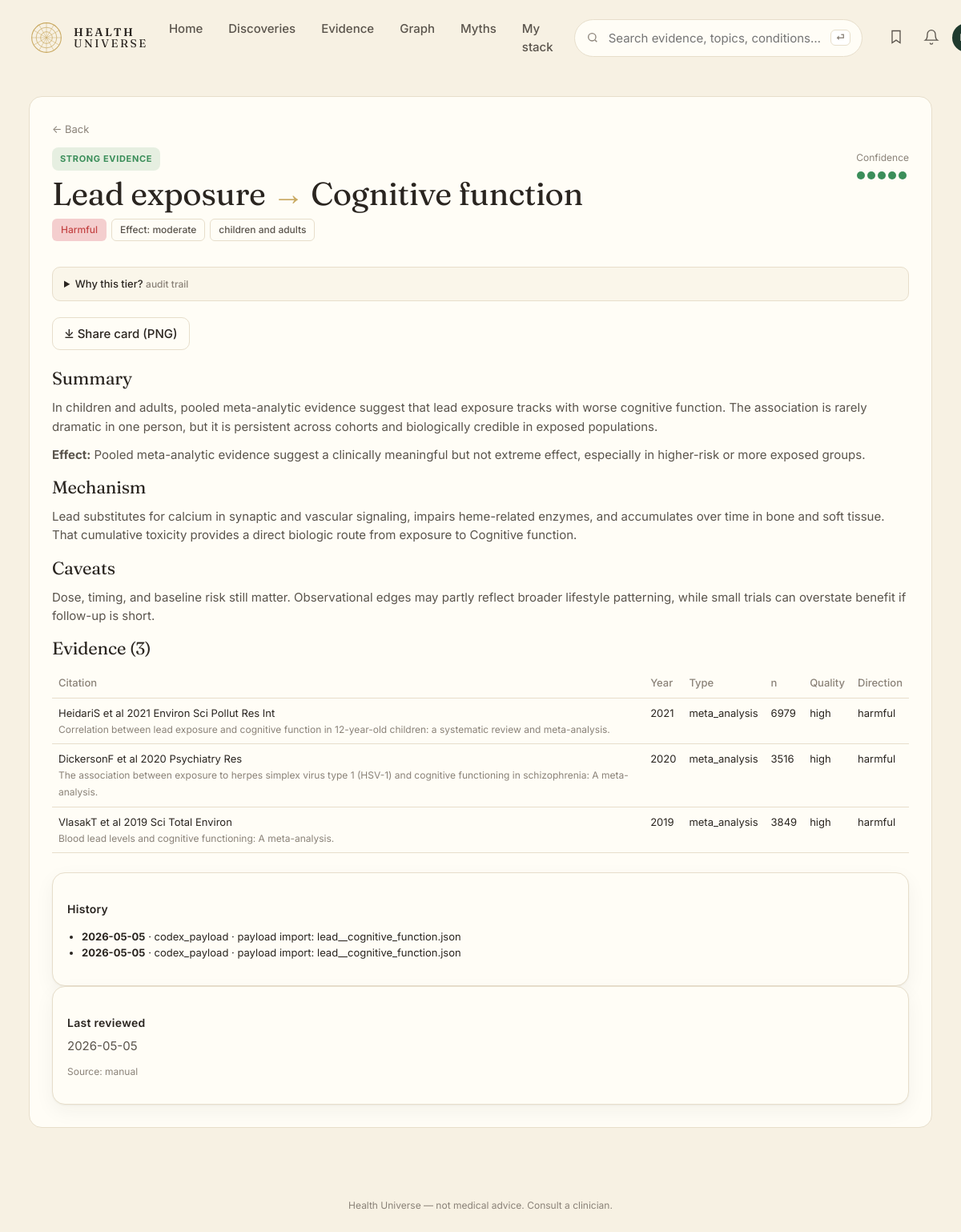
The app's page /edge/387, older data.
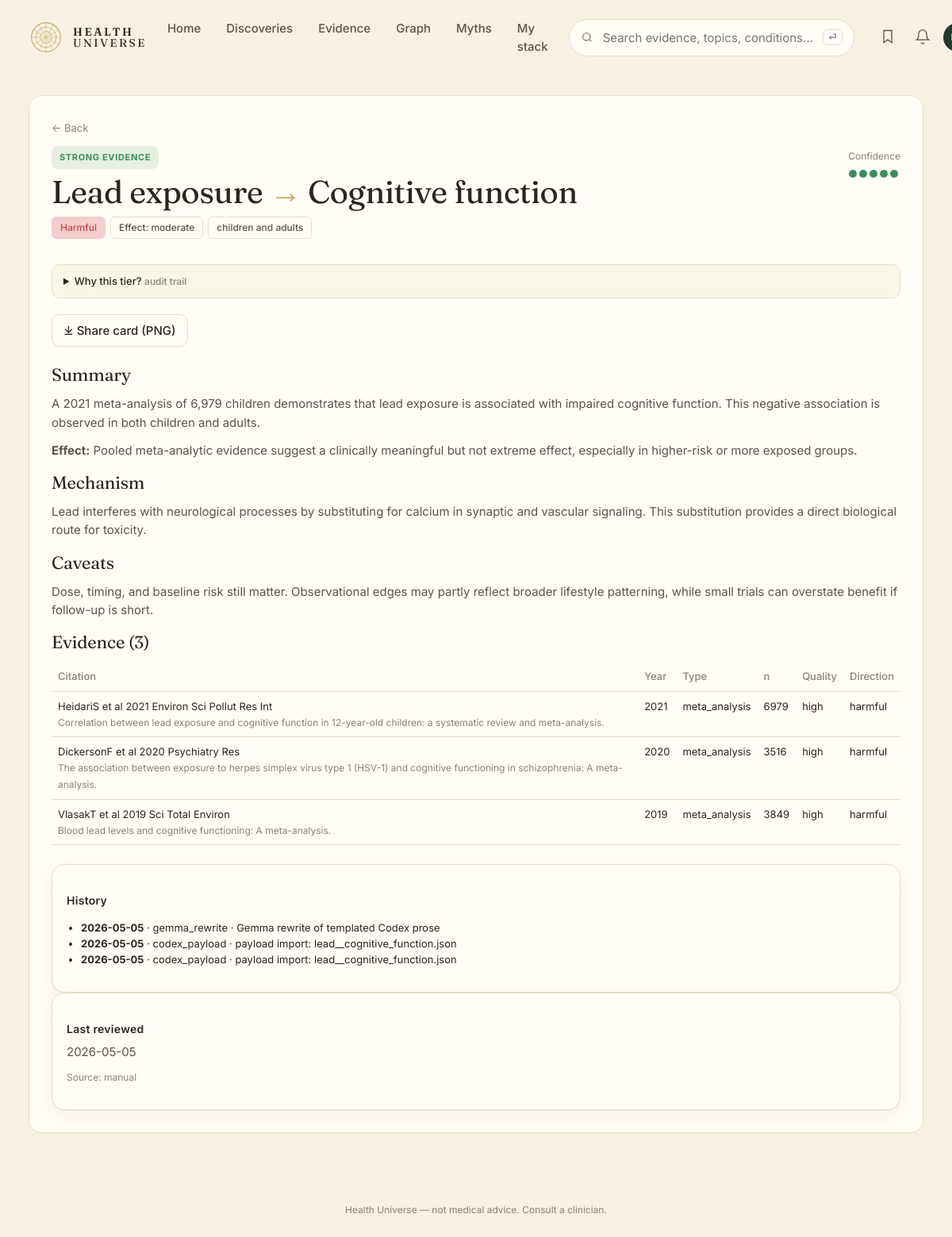
The same page, newer data.
### tables this page shows
CREATE TABLE edge (
    id              INTEGER PRIMARY KEY,
    factor_id       INTEGER NOT NULL REFERENCES entity(id),
    outcome_id      INTEGER NOT NULL REFERENCES entity(id),
    direction       TEXT NOT NULL CHECK (direction IN (
                      'protective','harmful','neutral','u_shaped','mixed')),
    tier            TEXT NOT NULL CHECK (tier IN ('A','B','C','D','X','deprecated')),
    effect_size     TEXT,         -- qualitative: trivial/small/moderate/large
    effect_quant    TEXT,         -- e.g. "RR 0.82 (0.74-0.91)"
    population      TEXT,         -- e.g. "adults>50; ApoE4 carriers"
    mechanism       TEXT,         -- 1-paragraph plain English
    summary         TEXT,         -- card body copy
    caveats         TEXT,
    seed_source     TEXT NOT NULL CHECK (seed_source IN ('claude_seed','gemma_daily','manual')),
    created_at      TEXT NOT NULL DEFAULT (datetime('now')),
    updated_at      TEXT NOT NULL DEFAULT (datetime('now')),
    last_reviewed   TEXT NOT NULL DEFAULT (datetime('now')), embedding BLOB, embedded_at TEXT,
    UNIQUE(factor_id, outcome_id, population)
);

CREATE TABLE entity (
    id            INTEGER PRIMARY KEY,
    slug          TEXT NOT NULL UNIQUE,
    name          TEXT NOT NULL,
    kind          TEXT NOT NULL CHECK (kind IN (
                    'food','nutrient','supplement','drug','activity',
                    'behavior','environmental','pathogen','gene',
                    'biomarker','condition','process')),
    aliases       TEXT,           -- JSON array
    description   TEXT,
    created_at    TEXT NOT NULL DEFAULT (datetime('now')),
    updated_at    TEXT NOT NULL DEFAULT (datetime('now'))
, embedding BLOB, embedded_at TEXT);

CREATE TABLE evidence (
    id            INTEGER PRIMARY KEY,
    edge_id       INTEGER NOT NULL REFERENCES edge(id) ON DELETE CASCADE,
    citation      TEXT NOT NULL,
    url           TEXT,
    doi           TEXT,
    pmid          TEXT,
    year          INTEGER,
    study_type    TEXT CHECK (study_type IN (
                    'meta_analysis','systematic_review','rct','cohort',
                    'case_control','cross_sectional','mechanistic',
                    'animal','case_report','expert_opinion')),
    n_participants INTEGER,
    direction     TEXT,           -- direction this study supports
    quality       TEXT CHECK (quality IN ('high','moderate','low','very_low')),
    notes         TEXT,
    source_id     INTEGER REFERENCES source(id),
    created_at    TEXT NOT NULL DEFAULT (datetime('now'))
);

CREATE TABLE edge_history (
    id          INTEGER PRIMARY KEY,
    edge_id     INTEGER NOT NULL REFERENCES edge(id) ON DELETE CASCADE,
    changed_at  TEXT NOT NULL DEFAULT (datetime('now')),
    field       TEXT NOT NULL,
    old_value   TEXT,
    new_value   TEXT,
    reason      TEXT,
    actor       TEXT             -- 'claude_seed','gemma_daily','claude_adjudicator','human'
);

### web/app.py (the view)
@app.get("/edge/{edge_id}", response_class=HTMLResponse)
def edge_detail(request: Request, edge_id: int):
    with connect() as conn:
        e = conn.execute("""
            SELECT e.*, f.slug AS f_slug, f.name AS f_name, f.kind AS f_kind,
                   o.slug AS o_slug, o.name AS o_name, o.kind AS o_kind
            FROM edge e
            JOIN entity f ON f.id = e.factor_id
            JOIN entity o ON o.id = e.outcome_id
            WHERE e.id = ?""", (edge_id,)).fetchone()
        if not e:
            return HTMLResponse("Not found", status_code=404)
        evidence = conn.execute(
            "SELECT * FROM evidence WHERE edge_id = ? ORDER BY year DESC",
            (edge_id,)).fetchall()
        history = conn.execute(
            "SELECT * FROM edge_history WHERE edge_id = ? ORDER BY changed_at DESC",
            (edge_id,)).fetchall()
    return render(request, "edge.html", {
        "e": dict(e),
        "evidence": [dict(r) for r in evidence],
        "history": [dict(r) for r in history],
    })

### web/templates/edge.html (shortened to what this page needs)
{% extends "base.html" %}
{% block content %}
<section class="edge-page">
  <a class="back" href="/">← Back</a>
  <div class="edge-head">
    <div>
      <span class="pill tier-{{ e.tier }}">{{ TIER_LABEL[e.tier] | upper }}</span>
      <h1>{{ e.f_name }} <span class="arrow">→</span> {{ e.o_name }}</h1>
      <div class="badges">
        <span class="badge dir-{{ e.direction }}">{{ DIRECTION_LABEL[e.direction] }}</span>
        {% if e.effect_size %}<span class="badge ghost">Effect: {{ e.effect_size }}</span>{% endif %}
        {% if e.population %}<span class="badge ghost">{{ e.population }}</span>{% endif %}
      </div>
    </div>
    <div class="confidence-card">
      <span class="muted small">Confidence</span>
      <div class="dots big">
        {% for i in range(5) %}<span class="dotmark {% if i < TIER_DOTS[e.tier] %}on{% endif %}"></span>{% endfor %}
      </div>
    </div>
  </div>
  <div class="edge-grid">
    <div>
      <details class="why-tier">
        <summary>Why this tier? <small class="muted">audit trail</small></summary>
      </details>
      <div class="share-row">
        <a class="btn-secondary inline" href="/edge/{{ e.id }}.png" target="_blank">⤓ Share card (PNG)</a>
      </div>
      <h3>Summary</h3>
      <p>{{ e.summary }}</p>
      {% if e.effect_quant %}<p><b>Effect:</b> {{ e.effect_quant }}</p>{% endif %}
      <h3>Mechanism</h3>
      <p>{{ e.mechanism or "—" }}</p>
      {% if e.caveats %}<h3>Caveats</h3><p>{{ e.caveats }}</p>{% endif %}
      <h3>Evidence ({{ evidence|length }})</h3>
      <table class="evidence-table">
        <thead><tr><th>Citation</th><th>Year</th><th>Type</th><th>n</th><th>Quality</th><th>Direction</th></tr></thead>
        <tbody>
        {% for ev in evidence %}
          <tr>
            <td>{{ ev.citation }}<br/><small class="muted">{{ ev.notes }}</small></td>
            <td>{{ ev.year or "—" }}</td>
            <td>{{ ev.study_type or "—" }}</td>
            <td>{{ ev.n_participants or "—" }}</td>
            <td>{{ ev.quality or "—" }}</td>
            <td>{{ ev.direction or "—" }}</td>
          </tr>
        {% endfor %}
        </tbody>
      </table>
    </div>
    <aside>
      <div class="card">
        <h4>History</h4>
        <ul class="history">
        {% for h in history %}
          <li><b>{{ h.changed_at[:10] }}</b> · {{ h.actor }} · {{ h.reason or h.field }}</li>
        {% endfor %}
        </ul>
      </div>
      <div class="card">
        <h4>Last reviewed</h4>
        <p>{{ e.last_reviewed[:10] }}</p>
        <p class="muted small">Source: {{ e.seed_source }}</p>
      </div>
    </aside>
  </div>
</section>
{% endblock %}

### web/templates/base.html (shortened to what this page needs)
<!doctype html>
<html lang="en">
<head>
<link rel="stylesheet" href="/static/style.css" />
</head>
<body>
<header class="topnav">
  <a class="brand" href="/">
    <span class="brand-mark" aria-hidden="true">
      <svg viewBox="0 0 48 48" width="44" height="44">
        <circle cx="24" cy="24" r="20" fill="none" stroke="currentColor" stroke-width="1.2"/>
        <circle cx="24" cy="24" r="14" fill="none" stroke="currentColor" stroke-width="0.8"/>
        <circle cx="24" cy="24" r="8"  fill="none" stroke="currentColor" stroke-width="0.8"/>
        {% for a in [0,30,60,90,120,150] %}
        <line x1="24" y1="4" x2="24" y2="44" stroke="currentColor" stroke-width="0.5"
              transform="rotate({{a}} 24 24)"/>
        {% endfor %}
      </svg>
    </span>
    <span class="brand-text"><b>HEALTH</b><br/>UNIVERSE</span>
  </a>
  <nav class="topnav-links">
    <a href="/">Home</a>
    <a href="/discoveries">Discoveries</a>
    <a href="/tier/A">Evidence</a>
    <a href="/explore">Graph</a>
    <a href="/myths">Myths</a>
    <a href="/me">My stack</a>
  </nav>
  <form class="topnav-search" method="get" action="/search">
    <svg width="16" height="16" viewBox="0 0 24 24" fill="none" stroke="currentColor" stroke-width="2"><circle cx="11" cy="11" r="7"/><path d="m20 20-3.5-3.5"/></svg>
    <input name="q" placeholder="Search evidence, topics, conditions…" />
    <kbd>⏎</kbd>
  </form>
  <div class="topnav-actions">
    <button aria-label="Saved"><svg width="20" height="20" viewBox="0 0 24 24" fill="none" stroke="currentColor" stroke-width="1.6"><path d="M6 3h12v18l-6-4-6 4z"/></svg></button>
    <button aria-label="Notifications"><svg width="20" height="20" viewBox="0 0 24 24" fill="none" stroke="currentColor" stroke-width="1.6"><path d="M6 8a6 6 0 0 1 12 0c0 7 3 9 3 9H3s3-2 3-9z"/><path d="M10 21a2 2 0 0 0 4 0"/></svg></button>
    <span class="avatar">DR</span>
  </div>
</header>
<main>{% block content %}{% endblock %}</main>
<footer class="footer">
  <span>Health Universe — not medical advice. Consult a clinician.</span>
</footer>
</body>
</html>

Row changes from the older to the newer data that the page shows:
changed edge "Harmful": summary "In children and adults, pooled meta-analytic evidence suggest that lead exposure tracks with worse cognitive function. The association is rarely dramatic in one person, but it is persistent across cohorts and biologically credible in exposed populations." → "A 2021 meta-analysis of 6,979 children demonstrates that lead exposure is associated with impaired cognitive function. This negative association is observed in both children and adults."; mechanism "Lead substitutes for calcium in synaptic and vascular signaling, impairs heme-related enzymes, and accumulates over time in bone and soft tissue. That cumulative toxicity provides a direct biologic route from exposure to Cognitive function." → "Lead interferes with neurological processes by substituting for calcium in synaptic and vascular signaling. This substitution provides a direct biological route for toxicity."
added edge_history: changed_at "2026-05-05", actor "gemma_rewrite", reason "Gemma rewrite of templated Codex prose"
